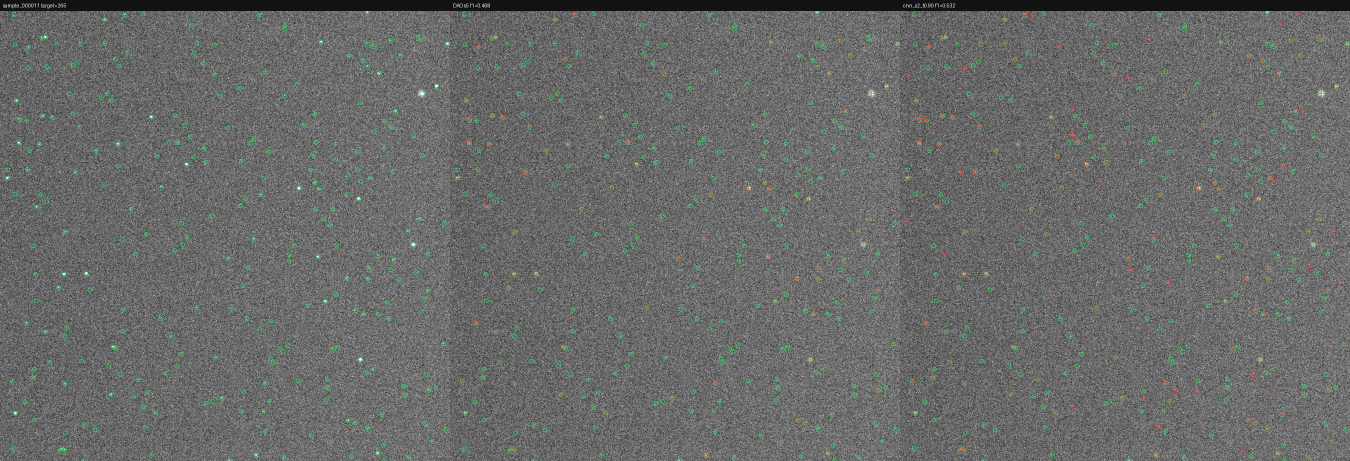
#> input picture runs_before/candidate_scorer_sigma2_random2/eval_spotcheck_crop_best/sample_000011_compare.jpg, 2700 x 922 px (shown at 1/2 size)
$ python mask_generator.py ../../runs_before/candidate_scorer_sigma2_random2/eval_spotcheck_crop_best/sample_000011_compare.jpg out
#> lines starting #> are read from the running program, lines starting #| are printed output that depends on the picture
from __future__ import annotations

import argparse
import json
import math
import sys
from dataclasses import dataclass
from pathlib import Path
from typing import Any

import numpy as np
from PIL import Image
import scipy.ndimage as ndi


REPO_ROOT = Path(__file__).resolve().parents[1]
if str(REPO_ROOT) not in sys.path:
    sys.path.insert(0, str(REPO_ROOT))


FITS_BLOCK_BYTES = 2880
FITS_SUFFIXES = {".fit", ".fits", ".fts"}
METHODS = ("tetra3_like", "sextractor_like", "daofind_like")
DEFAULT_SIGMA_BY_METHOD = {
    "tetra3_like": 2.5,
    "sextractor_like": 2.5,
    "daofind_like": 5.0,
}


@dataclass
class MaskResult:
    method: str
    mask: np.ndarray
    centroids_yx: np.ndarray
    debug: dict[str, Any]


# [83 lines left out: functions parse_fits_value, parse_fits_header, read_fits_image, not called in this run]


def read_gray_image(path: str | Path, fit_channel_mode: str = "mean") -> np.ndarray:
#> called with fit_channel_mode = 'mean'
    path = Path(path)
    if path.suffix.lower() in FITS_SUFFIXES:
        return read_fits_image(path, channel_mode=fit_channel_mode)
    return np.asarray(Image.open(path).convert("L"), dtype=np.float32)


def odd_at_least(value: int, minimum: int = 3) -> int:
    value = max(int(value), minimum)
    return value if value % 2 == 1 else value + 1


def as_gray_float(image: Any) -> np.ndarray:
    image = np.asarray(image, dtype=np.float32)
    if image.ndim == 2:
        return image
    if image.ndim == 3 and image.shape[2] == 1:
        return image[:, :, 0]
    if image.ndim == 3 and image.shape[2] == 3:
        return image[:, :, 0] * 0.299 + image[:, :, 1] * 0.587 + image[:, :, 2] * 0.114
    raise ValueError(f"image must be 2D grayscale or RGB, got shape {image.shape}")


def robust_noise(image: np.ndarray) -> tuple[float, float]:
    center = float(np.median(image))
    noise = float(1.4826 * np.median(np.abs(image - center)))
    if not np.isfinite(noise) or noise <= 0:
        q25, q75 = np.percentile(image, [25.0, 75.0])
        noise = float((q75 - q25) / 1.349)
    if not np.isfinite(noise) or noise <= 0:
        noise = float(np.std(image))
    if not np.isfinite(noise) or noise <= 0:
        noise = 1.0
    return center, noise


def subtract_background(image: np.ndarray, mode: str | None, size: int) -> np.ndarray:
    if mode is None or str(mode).lower() in {"none", "off"}:
        return image.copy()
    mode = str(mode).lower()
    size = odd_at_least(size)
    if mode in {"local_mean", "mean"}:
        return image - ndi.uniform_filter(image, size=size, output=np.float32)
    if mode in {"local_median", "median"}:
        return image - ndi.median_filter(image, size=size)
    if mode == "global_mean":
        return image - float(np.mean(image))
    if mode == "global_median":
        return image - float(np.median(image))
    raise ValueError(f"unsupported background mode: {mode}")


# [34 lines left out: function estimate_mesh_background, not called in this run]


def region_axis_ratio(y: np.ndarray, x: np.ndarray, weights: np.ndarray, cy: float, cx: float) -> float:
    dy = y - (cy - 0.5)
    dx = x - (cx - 0.5)
    total = float(np.sum(weights))
    if total <= 0:
        return 1.0
    m2_xx = float(max(0.0, np.sum(dx * dx * weights) / total))
    m2_yy = float(max(0.0, np.sum(dy * dy * weights) / total))
    m2_xy = float(np.sum(dx * dy * weights) / total)
    common = math.sqrt((m2_xx - m2_yy) ** 2 + 4.0 * m2_xy**2)
    major = math.sqrt(max(0.0, 2.0 * (m2_xx + m2_yy + common)))
    minor = math.sqrt(max(0.0, 2.0 * (m2_xx + m2_yy - common)))
    return major / max(minor, 1e-9)


def connected_region_mask(
    binary: np.ndarray,
    weight_image: np.ndarray,
    min_area: int = 5,
    max_area: int | None = 100,
    max_axis_ratio: float | None = None,
) -> tuple[np.ndarray, np.ndarray, dict[str, Any]]:
    labels, raw_regions = ndi.label(binary)
    objects = ndi.find_objects(labels)
    kept_mask = np.zeros(binary.shape, dtype=bool)
    rows: list[tuple[float, float, float, int, float]] = []

    for label_id, slices in enumerate(objects, start=1):
        if slices is None:
            continue
        region_mask = labels[slices] == label_id
        area = int(np.count_nonzero(region_mask))
        if area < min_area:
            continue
        if max_area is not None and area > max_area:
            continue

        values = weight_image[slices][region_mask].astype(np.float64)
        weights = np.clip(values, 0.0, None)
        total = float(np.sum(weights))
        if total <= 0 or not np.isfinite(total):
            weights = np.ones_like(values, dtype=np.float64)
            total = float(weights.size)

        yy, xx = np.nonzero(region_mask)
        y = yy.astype(np.float64) + slices[0].start
        x = xx.astype(np.float64) + slices[1].start
        cy = float(np.sum(y * weights) / total + 0.5)
        cx = float(np.sum(x * weights) / total + 0.5)
        axis_ratio = region_axis_ratio(y, x, weights, cy, cx)
        if max_axis_ratio is not None and axis_ratio > max_axis_ratio:
            continue

        target = kept_mask[slices]
        target[region_mask] = True
        rows.append((float(np.sum(values)), cy, cx, area, axis_ratio))

    if rows:
        detections = np.asarray(rows, dtype=np.float32)
        detections = detections[np.argsort(-detections[:, 0])]
        centroids = detections[:, 1:3]
    else:
        detections = np.empty((0, 5), dtype=np.float32)
        centroids = np.empty((0, 2), dtype=np.float32)

    debug = {
        "raw_regions": int(raw_regions),
        "kept_regions": int(len(centroids)),
        "area_min": int(np.min(detections[:, 3])) if len(detections) else 0,
        "area_max": int(np.max(detections[:, 3])) if len(detections) else 0,
    }
    return kept_mask, centroids, debug


# [61 lines left out: functions draw_disks, peak_scaled_radii, not called in this run]


def tetra3_like_mask(
    image: Any,
    sigma: float = 2.5,
    filtsize: int = 25,
    background_mode: str = "local_mean",
    min_area: int = 5,
    max_area: int | None = 100,
    max_axis_ratio: float | None = None,
    binary_open: bool = True,
) -> MaskResult:
    gray = as_gray_float(image)
    residual = subtract_background(gray, background_mode, filtsize)
    center, noise = robust_noise(residual)
    threshold = center + float(sigma) * noise
    binary = residual > threshold
    if binary_open:
        binary = ndi.binary_opening(binary)
    mask, centroids, region_debug = connected_region_mask(
        binary,
        residual,
        min_area=min_area,
        max_area=max_area,
        max_axis_ratio=max_axis_ratio,
    )
    debug = {
        "threshold": float(threshold),
        "center": float(center),
        "noise": float(noise),
        **region_debug,
    }
    return MaskResult("tetra3_like", mask, centroids, debug)


# [140 lines left out: functions sextractor_like_mask, daofind_like_mask, not called in this run]


def generate_mask(image: Any, method: str, args: argparse.Namespace) -> MaskResult:
    sigma = DEFAULT_SIGMA_BY_METHOD[method] if args.sigma is None else args.sigma
    if method == "tetra3_like":
        return tetra3_like_mask(
            image,
            sigma=sigma,
            filtsize=args.filtsize,
            background_mode=args.background_mode,
            min_area=args.min_area,
            max_area=args.max_area,
            max_axis_ratio=args.max_axis_ratio,
            binary_open=not args.no_binary_open,
        )
    if method == "sextractor_like":
        return sextractor_like_mask(
            image,
            sigma=sigma,
            mesh_size=args.mesh_size,
            mesh_filter_size=args.mesh_filter_size,
            filter_sigma=args.filter_sigma,
            min_area=args.min_area,
            max_area=args.max_area,
            max_axis_ratio=args.max_axis_ratio,
        )
    if method == "daofind_like":
        return daofind_like_mask(
            image,
            sigma=sigma,
            fwhm=args.fwhm,
            background_mode=args.background_mode,
            filtsize=args.filtsize,
            peak_window=args.peak_window,
            mask_radius=args.mask_radius,
            radius_mode=args.radius_mode,
            min_mask_radius=args.min_mask_radius,
            max_mask_radius=args.max_mask_radius,
            radius_scale=args.radius_scale,
            min_separation=args.min_separation,
            max_peaks=args.max_peaks,
            exclude_border=args.exclude_border,
        )
    raise ValueError(f"unknown method: {method}")


def mask_to_uint8(mask: np.ndarray) -> np.ndarray:
    return (np.asarray(mask, dtype=bool).astype(np.uint8) * 255)


def write_mask(path: Path, mask: np.ndarray) -> None:
    path.parent.mkdir(parents=True, exist_ok=True)
    Image.fromarray(mask_to_uint8(mask)).save(path)


def json_ready(result: MaskResult, source: Path, output: Path) -> dict[str, Any]:
    return {
        "source": str(source),
        "output": str(output),
        "method": result.method,
        "star_count": int(len(result.centroids_yx)),
        "mask_pixels": int(np.count_nonzero(result.mask)),
        "centroids_yx": result.centroids_yx.astype(float).tolist(),
        "debug": result.debug,
    }


def input_files(path: Path, recursive: bool) -> list[Path]:
    if path.is_file():
        return [path]
    pattern = "**/*" if recursive else "*"
    return sorted(
        file
        for file in path.glob(pattern)
        if file.is_file() and file.suffix.lower() in FITS_SUFFIXES
    )


def output_path_for(source: Path, input_root: Path, output: Path, method: str, method_count: int) -> Path:
    if input_root.is_file() and method_count == 1 and output.suffix:
        return output
    if input_root.is_file():
        return output / f"{source.stem}_{method}.png"
    relative = source.relative_to(input_root)
    return output / relative.with_name(f"{relative.stem}_{method}.png")


def parse_args() -> argparse.Namespace:
    parser = argparse.ArgumentParser(
        description="Generate star masks from FITS images with tetra3-like, SExtractor-like, or DAOFind-like methods.",
    )
    parser.add_argument("input", type=Path, help="Input FITS file or directory.")
    parser.add_argument("output", type=Path, help="Output PNG mask path or output directory.")
    parser.add_argument(
        "--method",
        choices=METHODS + ("all",),
        default="tetra3_like",
        help="Mask generation method.",
    )
    parser.add_argument("--recursive", action="store_true", help="Recursively process FITS files in a directory.")
    parser.add_argument("--fit-channel-mode", default="mean", choices=("mean", "first", "max", "luma"))
    parser.add_argument(
        "--sigma",
        type=float,
        default=None,
        help="Detection threshold in robust noise sigmas. If omitted, each method uses its own default.",
    )
    parser.add_argument("--filtsize", type=int, default=25, help="Local background filter size.")
    parser.add_argument("--background-mode", default="local_mean")
    parser.add_argument("--min-area", type=int, default=5)
    parser.add_argument("--max-area", type=int, default=100)
    parser.add_argument("--max-axis-ratio", type=float, default=None)
    parser.add_argument("--no-binary-open", action="store_true")

    parser.add_argument("--mesh-size", type=int, default=64, help="SExtractor-like background mesh size.")
    parser.add_argument("--mesh-filter-size", type=int, default=3)
    parser.add_argument("--filter-sigma", type=float, default=1.0, help="SExtractor-like detection filter sigma.")

    parser.add_argument("--fwhm", type=float, default=3.0, help="DAOFind-like Gaussian FWHM in pixels.")
    parser.add_argument("--peak-window", type=int, default=None)
    parser.add_argument("--mask-radius", type=float, default=None, help="DAOFind-like constant/base output disk radius.")
    parser.add_argument(
        "--radius-mode",
        choices=("gaussian", "linear", "sqrt", "log", "constant"),
        default="gaussian",
        help="DAOFind-like mapping from peak strength to output disk radius.",
    )
    parser.add_argument("--min-mask-radius", type=float, default=None)
    parser.add_argument("--max-mask-radius", type=float, default=None)
    parser.add_argument("--radius-scale", type=float, default=1.0)
    parser.add_argument("--min-separation", type=float, default=None)
    parser.add_argument("--max-peaks", type=int, default=None)
    parser.add_argument("--exclude-border", type=int, default=None)

    parser.add_argument("--write-json", action="store_true", help="Write sidecar JSON metadata next to each mask.")
    return parser.parse_args()


def main() -> None:
    if hasattr(sys.stdout, "reconfigure"):
        sys.stdout.reconfigure(encoding="utf-8", errors="replace")

    args = parse_args()
    sources = input_files(args.input, recursive=args.recursive)
    if not sources:
        raise FileNotFoundError(f"no FITS files found: {args.input}")

    methods = list(METHODS) if args.method == "all" else [args.method]
    summaries = []
    for source in sources:
        image = read_gray_image(source, fit_channel_mode=args.fit_channel_mode)
        for method in methods:
            result = generate_mask(image, method, args)
            output = output_path_for(source, args.input, args.output, method, len(methods))
            write_mask(output, result.mask)
            summary = json_ready(result, source, output)
            summaries.append({k: v for k, v in summary.items() if k != "centroids_yx"})
            if args.write_json:
                output.with_suffix(".json").write_text(json.dumps(summary, ensure_ascii=False, indent=2), encoding="utf-8")
            print(
                f"{source.name} [{method}] -> {output.name}: "
                f"{len(result.centroids_yx)} stars, mask_pixels={int(np.count_nonzero(result.mask))}"
            )
#> this loop made 1 pass
#| sample_000011_compare.jpg [tetra3_like] -> sample_000011_compare_tetra3_like.png: 58 stars, mask_pixels=631
#> pass 1, in tetra3_like_mask, `residual = subtract_background(gray, background_mode, filtsize)`:
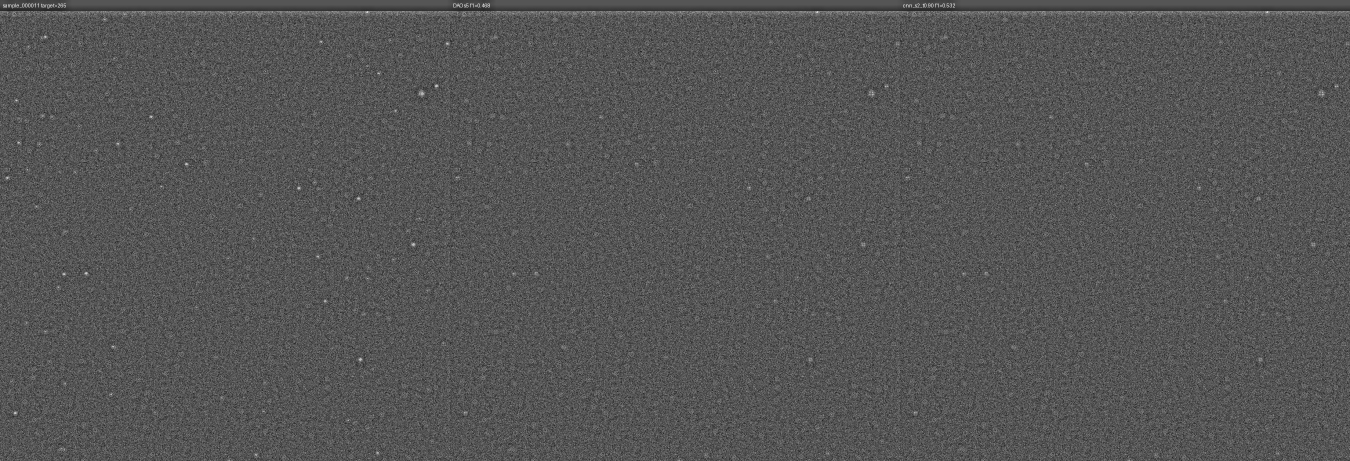
#> residual: shape (922, 2700) float32 (shown at 1/2 size); min -102.6, max 203.5, mean 0; drawn with min black and max white
#> pass 1, in tetra3_like_mask, `binary = residual > threshold`:
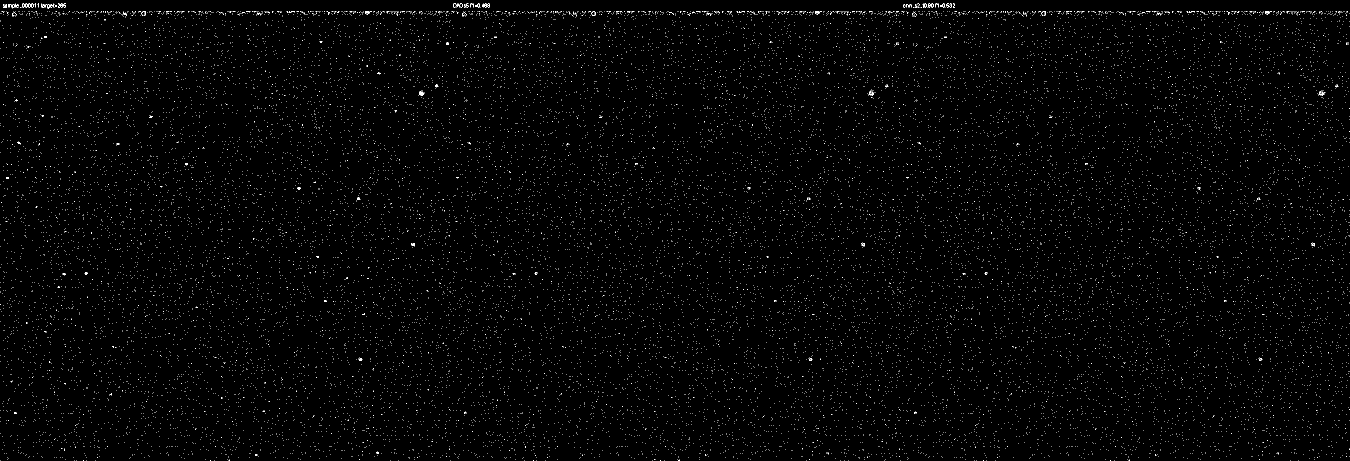
#> binary: shape (922, 2700) bool (shown at 1/2 size); 1% white in thin lines or dots
#> pass 1, in tetra3_like_mask, `binary = ndi.binary_opening(binary)`:
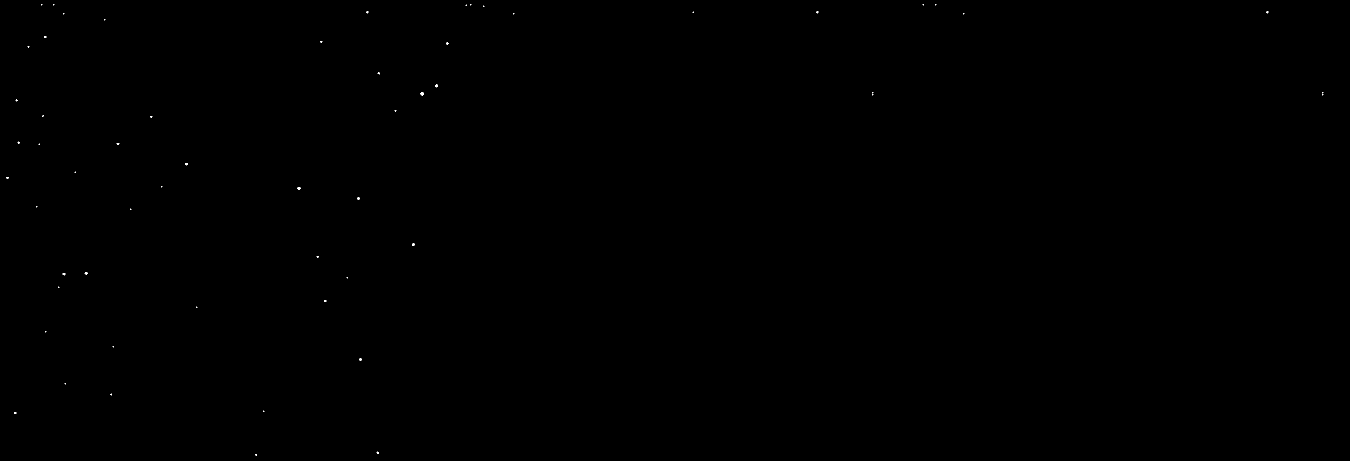
#> binary: shape (922, 2700) bool (shown at 1/2 size); 0.03% white in thin lines or dots
#> after the loop, summaries = 1 item

    if len(summaries) > 1:
        print(json.dumps({"processed": len(summaries), "results": summaries}, ensure_ascii=False, indent=2))


if __name__ == "__main__":
    main()
